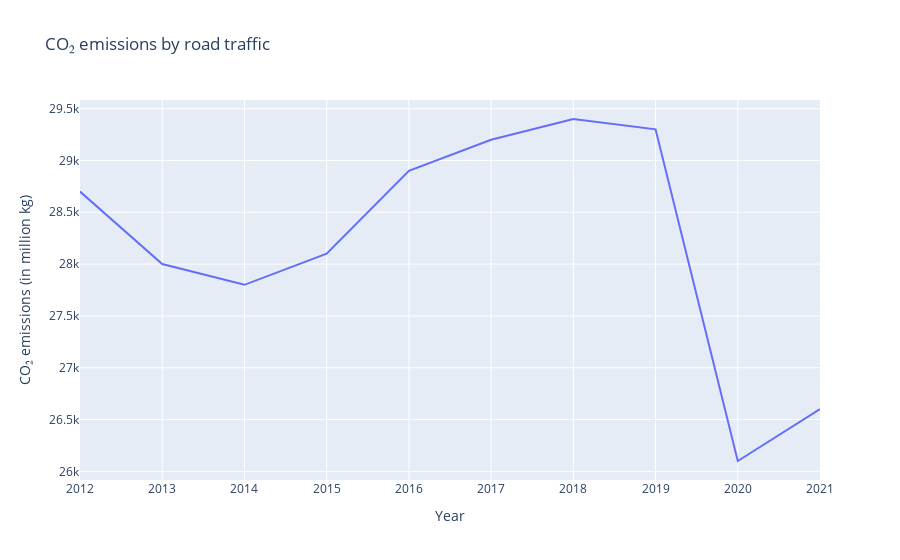

Source (notebook cell):
### Markdown cell above
### Sub question 1: How does COVID-19 influence the CO₂ emissions by road transportation on Dutch territory?

### Code cell
fig = px.line(df, x = 'Year', y = 'Road traffic, total', title = 'CO₂ emissions by road traffic')
fig.update_layout(yaxis_title = 'CO₂ emissions (in million kg)') # To make sure the title of the y-axis is correct 
fig.show()

### Figure 1 — Plotly figure (JSON) as saved in the notebook; plotly's stock layout.template omitted (floating-point values rounded to 4 significant figures)
{"data": [{"hovertemplate": "Year=%{x}<br>Road traffic, total=%{y}<extra></extra>", "legendgroup": "", "line": {"color": "#636efa", "dash": "solid"}, "marker": {"symbol": "circle"}, "mode": "lines", "name": "", "orientation": "v", "showlegend": false, "type": "scatter", "x": [2012, 2013, 2014, 2015, 2016, 2017, 2018, 2019, 2020, 2021], "xaxis": "x", "y": [28700, 28000, 27800, 28100, 28900, 29200, 29400, 29300, 26100, 26600], "yaxis": "y"}], "layout": {"legend": {"tracegroupgap": 0}, "title": {"text": "CO₂ emissions by road traffic"}, "xaxis": {"anchor": "y", "domain": [0, 1], "title": {"text": "Year"}}, "yaxis": {"anchor": "x", "domain": [0, 1], "title": {"text": "CO₂ emissions (in million kg)"}}}}
